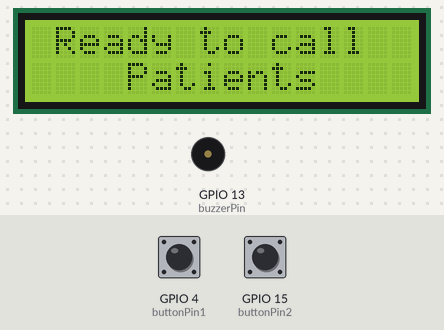
A sketch run on a simulated ESP32. On the bench: 16×2 character LCD, buzzer (waves = sounding, pin HIGH). The test bench sets the inputs (shaded band); at power-on: GPIO 4 (buttonPin1) HIGH, GPIO 15 (buttonPin2) HIGH. WiFi joins after 1.5 s; servers stay silent unless stated; the Firebase database answers and starts empty.

Above: at 3.3 s.
3.4 s: GPIO 4 (buttonPin1) pulled LOW for 0.15 s
At 6.3 s:
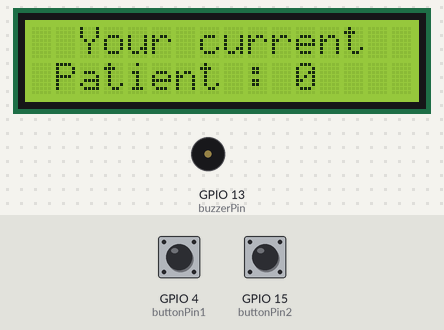
6.5 s: GPIO 15 (buttonPin2) pulled LOW for 0.15 s
At 8.3 s:
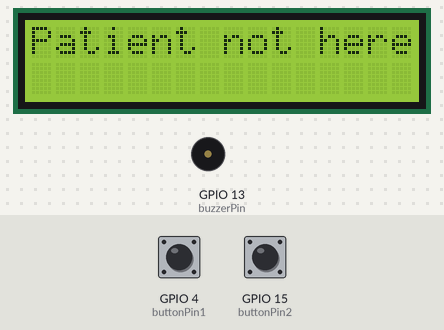
8.9 s: GPIO 4 (buttonPin1) pulsed LOW 2 times (0.12 s each, 0.3 s apart)
At 11.4 s:
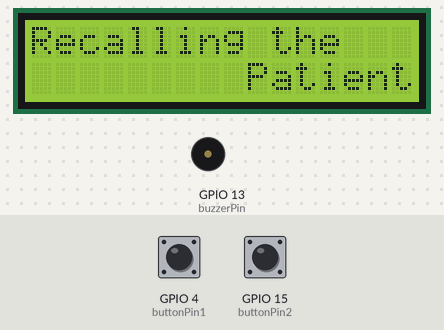
Timing chart, 0 to 12.9 s (numbered marks = the images above; inputs shaded):
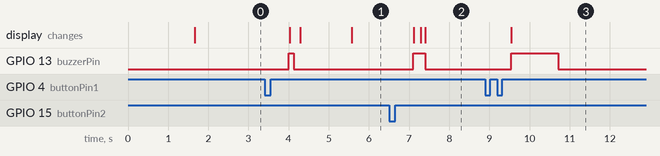

Measured:
- after the input at 3.4 s, GPIO 13 (buzzerPin): LOW → HIGH after 0.60 s, → LOW 0.12 s later; the display: first changes after 0.63 s (image 1 shows a later state)
- after the input at 6.5 s, GPIO 13 (buzzerPin): LOW → HIGH after 0.60 s, → LOW 0.30 s later; the display: changes after 0.62 s (image 2)
- after the input at 8.9 s, GPIO 13 (buzzerPin): LOW → HIGH after 0.65 s, → LOW 1.2 s later; the display: changes after 0.65 s (image 3)

The sketch:

Doctor02.ino
```cpp
#include <Arduino.h>
#include <OneButton.h>
#include <WiFi.h>
#include <Firebase_ESP_Client.h>
#include "addons/TokenHelper.h"
#include "addons/RTDBHelper.h"
#include <Wire.h>
#include <LiquidCrystal_I2C.h>

#define WIFI_SSID "Dialog 4G 273"
#define WIFI_PASSWORD "907354e3"
#define API_KEY "AIzaSyCC4ukNHjuZMI2KazX-dJXWRKNK00wawZk"
#define DATABASE_URL "https://sampath-323fb-default-rtdb.asia-southeast1.firebasedatabase.app/"

FirebaseData fbdo;
FirebaseAuth auth;
FirebaseConfig config;
LiquidCrystal_I2C lcd(0x27, 16, 2);

const int buttonPin1 = 4;
OneButton button1(buttonPin1, true);
const int buttonPin2 = 15;
OneButton button2(buttonPin2, true);
int buttonState2 = 0;
int buttonState1 = 0;
int patient1 = 0;
int patient2 = 0;
int assignPatient = 0;
int value = 0;
const int buzzerPin = 13;

void setup() {
  lcd.init();
  pinMode(buzzerPin, OUTPUT);
  lcd.backlight();
  WiFi.begin(WIFI_SSID, WIFI_PASSWORD);
  while (WiFi.status() != WL_CONNECTED) {
    lcd.setCursor(1, 0);
    lcd.print("Connecting....");
    delay(300);
  }
  config.api_key = API_KEY;
  config.database_url = DATABASE_URL;
  if (Firebase.signUp(&config, &auth, "", "")) {
    lcd.clear();
    lcd.setCursor(1, 0);
    lcd.print("Ready to call");
    lcd.setCursor(4, 1);
    lcd.print("Patients");
  } else {
    lcd.clear();
    lcd.setCursor(3, 0);
    lcd.print("Sign up is");
    lcd.setCursor(2, 1);
    lcd.print(" Unsuccessful");
  }
  config.token_status_callback = tokenStatusCallback;
  Firebase.begin(&config, &auth);
  Firebase.reconnectWiFi(true);
  button1.attachClick(singlePress);
  button2.attachClick(doublePress);
  button1.attachDoubleClick(doubleClick);
  button2.attachDoubleClick(doubleClick);
  Firebase.RTDB.setInt(&fbdo, "PATIENT02", patient2);
  Firebase.RTDB.setInt(&fbdo, "DOCTOR02", buttonState2);
  Firebase.RTDB.setInt(&fbdo, "CALLING", 0);
}

void loop() {
  button1.tick();
  button2.tick();
  buttonState2 = 0;
  patient2 = 0;
  digitalWrite(buzzerPin, LOW);
}

void singlePress() {
  lcd.clear();
  digitalWrite(buzzerPin, HIGH);
  lcd.setCursor(0, 0);
  lcd.print("Calling the");
  lcd.setCursor(4, 1);
  lcd.print("Next patient");
  delay(100);
  digitalWrite(buzzerPin, LOW);
  buttonState1 = buttonState1 + 1;
  buttonState2 = buttonState1;
  sendOne();
  delay(1000);
  getValue();
}

void doublePress() {
  lcd.clear();
  digitalWrite(buzzerPin, HIGH);
  lcd.setCursor(0, 0);
  lcd.print("Patient not here");
  patient1 = patient1 + 1;
  patient2 = patient1;
  sendTwo();
  digitalWrite(buzzerPin, LOW);
}

static void sendOne() {
  if (Firebase.RTDB.setInt(&fbdo, "DOCTOR02", buttonState2)) {
    lcd.clear();
    lcd.setCursor(0, 0);
    lcd.print("Passed the value");
    delay(100);
  } else {
    buttonState1 = buttonState1 - 1;
    lcd.clear();
    lcd.setCursor(0, 0);
    lcd.print("Value sending");
    lcd.setCursor(10, 0);
    lcd.print("Failed");
    delay(100);
  }
}

static void sendTwo() {
  if (Firebase.RTDB.setInt(&fbdo, "PATIENT02", patient2)) {
    lcd.clear();
    lcd.setCursor(0, 0);
    lcd.print("Passed the value");
    delay(100);
    lcd.setCursor(0, 0);
    lcd.print("Patient not here");
  } else {
    patient1 = patient1 - 1;
    lcd.clear();
    lcd.setCursor(0, 0);
    lcd.print("Value sending");
    lcd.setCursor(10, 0);
    lcd.print("Failed");
    delay(100);
  }
}

static void getValue() {
  if (Firebase.RTDB.getInt(&fbdo, "/ROOMS/ROOM02")) {
    if (fbdo.dataType() == "int") {
      value = fbdo.intData();
      lcd.clear();
      lcd.setCursor(2, 0);
      lcd.print("Your current");
      lcd.setCursor(1, 1);
      lcd.print("Patient : ");
      lcd.setCursor(11, 1);
      lcd.print(value);
    }
  } else {
    lcd.clear();
    lcd.setCursor(4, 0);
    lcd.print("No value");
  }
}

 void longPressSend(int value) {
  if (Firebase.RTDB.setInt(&fbdo, "CALLING", value)) {
    lcd.clear();
    lcd.setCursor(0, 0);
    lcd.print("Recalling the");
    lcd.setCursor(9, 1);
    lcd.print("Patient");
  } else {
    lcd.clear();
    lcd.setCursor(0, 0);
    lcd.print("Value sending");
    lcd.setCursor(10, 1);
    lcd.print("Failed");
    delay(100);
  }
}

void doubleClick() {
  longPressSend(5);
  digitalWrite(buzzerPin, HIGH);
  delay(1000);
  longPressSend(0);
  digitalWrite(buzzerPin, LOW);
}
```
